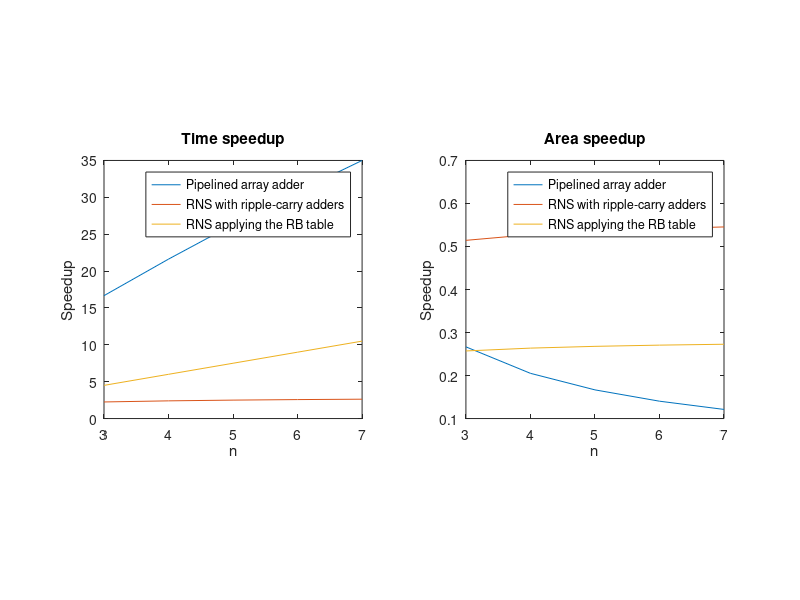
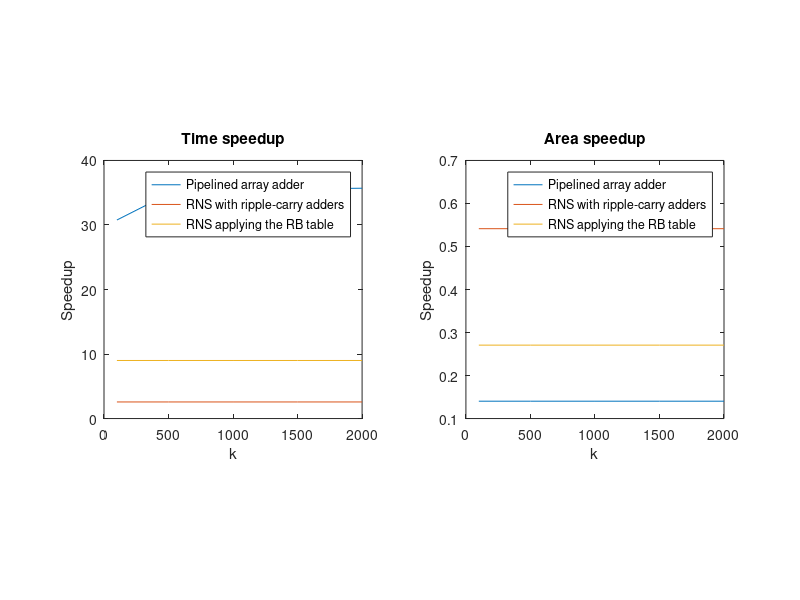

The MATLAB source for these figures, in order:
% clear all
close all
clc

T_ha = 2;  % time(HA) = 2 * T_gate
A_ha = 3;  % area(HA) = 3 * A_gate
T_fa = 4;  % time(FA) = 4 * T_gate
A_fa = 7;  % area(FA) = 7 * A_gate

N = [3, 4, 5, 6, 7];
k = 100;

T_speedups = zeros(3, length(N));
A_speedups = zeros(3, length(N));

for i=1:length(N)
    n = N(i);
 
    M = (2 .^ n - 1) * (2 .^ n) * (2 .^ n + 1);

    % Standard addition using a ripple-carry adder
    nbits = floor(log2(M - 1)) + 1;

    T_rca = k * nbits * T_fa;
    A_rca = nbits * T_fa;

    % Pipelined addition using an array adder
    T_array = (nbits + k - 1) * T_ha;
    A_array = nbits * (nbits + 1) / 2 * A_ha;

    T_speedups(1, i) = T_rca / T_array;
    A_speedups(1, i) = A_rca / A_array;

    % Addition in RNS using ripple-carry adders
    nbits = [n, n, n + 1];

    T_rns = k * max(nbits) * T_fa;
    A_rns = sum(nbits) * A_fa;

    T_speedups(2, i) = T_rca / T_rns;
    A_speedups(2, i) = A_rca / A_rns;

    % Addition in RNS using the RB representation
    T_rns_rb = k * 2 * T_fa;
    A_rns_rb = sum(nbits) * 2 * A_fa;

    T_speedups(3, i) = T_rca / T_rns_rb;
    A_speedups(3, i) = A_rca / A_rns_rb;
end

figure
subplot(1, 2, 1)
plot(N, T_speedups)
axis square

title 'Time speedup'
xlabel 'n'
ylabel 'Speedup'
legend('Pipelined array adder', 'RNS with ripple-carry adders', 'RNS applying the RB table')

subplot(1, 2, 2)
plot(N, A_speedups)
axis square

title 'Area speedup'
xlabel 'n'
ylabel 'Speedup'
legend('Pipelined array adder', 'RNS with ripple-carry adders', 'RNS applying the RB table')

%%

n = 6;
K = [100, 500, 1000, 1500, 2000];

T_speedups = zeros(3, length(K));
A_speedups = zeros(3, length(K));

M = (2 .^ n - 1) * (2 .^ n) * (2 .^ n + 1);

for i=1:length(K)
    k = K(i);

    % Standard addition using a ripple-carry adder
    nbits = floor(log2(M - 1)) + 1;

    T_rca = k * nbits * T_fa;
    A_rca = nbits * T_fa;

    % Pipelined addition using an array adder
    T_array = (nbits + k - 1) * T_ha;
    A_array = nbits * (nbits + 1) / 2 * A_ha;

    T_speedups(1, i) = T_rca / T_array;
    A_speedups(1, i) = A_rca / A_array;

    % Addition in RNS using ripple-carry adders
    nbits = [n, n, n + 1];

    T_rns = k * max(nbits) * T_fa;
    A_rns = sum(nbits) * A_fa;

    T_speedups(2, i) = T_rca / T_rns;
    A_speedups(2, i) = A_rca / A_rns;

    % Addition in RNS using the RB representation
    T_rns_rb = k * 2 * T_fa;
    A_rns_rb = sum(nbits) * 2 * A_fa;

    T_speedups(3, i) = T_rca / T_rns_rb;
    A_speedups(3, i) = A_rca / A_rns_rb;
end

figure
subplot(1, 2, 1)
plot(K, T_speedups)
axis square

title 'Time speedup'
xlabel 'k'
ylabel 'Speedup'
legend('Pipelined array adder', 'RNS with ripple-carry adders', 'RNS applying the RB table')

subplot(1, 2, 2)
plot(K, A_speedups)
axis square

title 'Area speedup'
xlabel 'k'
ylabel 'Speedup'
legend('Pipelined array adder', 'RNS with ripple-carry adders', 'RNS applying the RB table')
